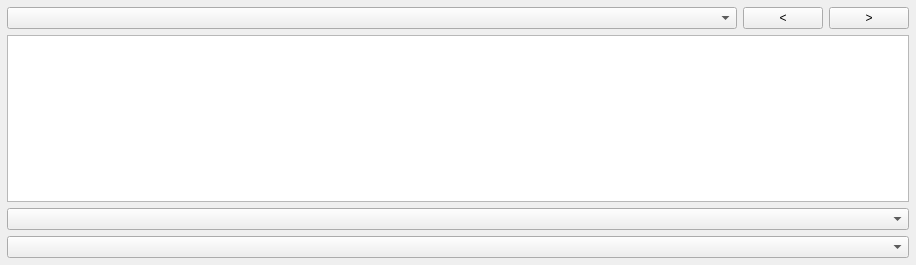
<?xml version="1.0" encoding="UTF-8"?>
<ui version="4.0">
 <class>SettingsWidget</class>
 <widget class="QWidget" name="SettingsWidget">
  <property name="geometry">
   <rect>
    <x>0</x>
    <y>0</y>
    <width>916</width>
    <height>265</height>
   </rect>
  </property>
  <property name="sizePolicy">
   <sizepolicy hsizetype="Minimum" vsizetype="Minimum">
    <horstretch>0</horstretch>
    <verstretch>0</verstretch>
   </sizepolicy>
  </property>
  <property name="windowTitle">
   <string>Form</string>
  </property>
  <layout class="QGridLayout" name="gridLayout">
   <property name="leftMargin">
    <number>7</number>
   </property>
   <property name="topMargin">
    <number>7</number>
   </property>
   <property name="rightMargin">
    <number>7</number>
   </property>
   <property name="bottomMargin">
    <number>7</number>
   </property>
   <item row="0" column="0">
    <layout class="QHBoxLayout" name="horizontalLayout">
     <property name="topMargin">
      <number>0</number>
     </property>
     <item>
      <widget class="QComboBox" name="datasetsComboBox">
       <property name="sizePolicy">
        <sizepolicy hsizetype="Preferred" vsizetype="Fixed">
         <horstretch>1</horstretch>
         <verstretch>0</verstretch>
        </sizepolicy>
       </property>
      </widget>
     </item>
     <item>
      <widget class="QPushButton" name="previousPushButton">
       <property name="text">
        <string>&lt;</string>
       </property>
      </widget>
     </item>
     <item>
      <widget class="QPushButton" name="nextPushButton">
       <property name="text">
        <string>&gt;</string>
       </property>
      </widget>
     </item>
    </layout>
   </item>
   <item row="3" column="0">
    <widget class="QComboBox" name="currentImageComboBox"/>
   </item>
   <item row="2" column="0">
    <widget class="QTableView" name="datasetsTableView">
     <property name="editTriggers">
      <set>QAbstractItemView::NoEditTriggers</set>
     </property>
     <property name="alternatingRowColors">
      <bool>true</bool>
     </property>
     <property name="selectionMode">
      <enum>QAbstractItemView::SingleSelection</enum>
     </property>
     <property name="selectionBehavior">
      <enum>QAbstractItemView::SelectRows</enum>
     </property>
     <property name="sortingEnabled">
      <bool>true</bool>
     </property>
     <attribute name="horizontalHeaderStretchLastSection">
      <bool>true</bool>
     </attribute>
     <attribute name="verticalHeaderShowSortIndicator" stdset="0">
      <bool>false</bool>
     </attribute>
     <attribute name="verticalHeaderStretchLastSection">
      <bool>false</bool>
     </attribute>
    </widget>
   </item>
   <item row="4" column="0">
    <widget class="QComboBox" name="currentDimensionComboBox"/>
   </item>
  </layout>
 </widget>
 <resources/>
 <connections/>
</ui>
